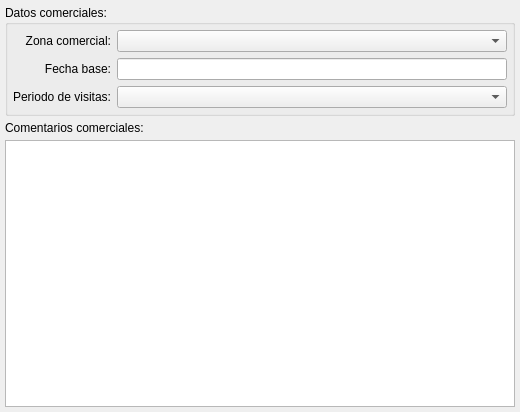
<ui version="4.0" >
 <author></author>
 <comment></comment>
 <exportmacro></exportmacro>
 <class>ComercialClienteBase</class>
 <widget class="QWidget" name="ComercialClienteBase" >
  <property name="geometry" >
   <rect>
    <x>0</x>
    <y>0</y>
    <width>520</width>
    <height>412</height>
   </rect>
  </property>
  <property name="windowTitle" >
   <string>Form</string>
  </property>
  <layout class="QVBoxLayout" >
   <property name="margin" >
    <number>5</number>
   </property>
   <property name="spacing" >
    <number>5</number>
   </property>
   <item>
    <widget class="QGroupBox" name="groupBox" >
     <property name="title" >
      <string>Datos comerciales:</string>
     </property>
     <layout class="QHBoxLayout" >
      <property name="margin" >
       <number>5</number>
      </property>
      <property name="spacing" >
       <number>5</number>
      </property>
      <item>
       <layout class="QGridLayout" >
        <property name="margin" >
         <number>0</number>
        </property>
        <property name="spacing" >
         <number>6</number>
        </property>
        <item row="2" column="1" >
         <widget class="BusquedaPeriodo" name="mui_periodocomercialcliente" />
        </item>
        <item row="1" column="1" >
         <widget class="BusquedaFecha" name="mui_fechabasecomercialcliente" />
        </item>
        <item row="2" column="0" >
         <widget class="QLabel" name="label_K4_4" >
          <property name="text" >
           <string>Periodo de visitas:</string>
          </property>
          <property name="alignment" >
           <set>Qt::AlignRight|Qt::AlignTrailing|Qt::AlignVCenter</set>
          </property>
         </widget>
        </item>
        <item row="1" column="0" >
         <widget class="QLabel" name="label_K4_3" >
          <property name="text" >
           <string>Fecha base:</string>
          </property>
          <property name="alignment" >
           <set>Qt::AlignRight|Qt::AlignTrailing|Qt::AlignVCenter</set>
          </property>
         </widget>
        </item>
        <item row="0" column="1" >
         <widget class="BusquedaZonaComercial" name="mui_zonacomercial" />
        </item>
        <item row="0" column="0" >
         <widget class="QLabel" name="label_K4_2" >
          <property name="text" >
           <string>Zona comercial:</string>
          </property>
          <property name="alignment" >
           <set>Qt::AlignRight|Qt::AlignTrailing|Qt::AlignVCenter</set>
          </property>
         </widget>
        </item>
       </layout>
      </item>
     </layout>
    </widget>
   </item>
   <item>
    <layout class="QVBoxLayout" >
     <property name="margin" >
      <number>0</number>
     </property>
     <property name="spacing" >
      <number>5</number>
     </property>
     <item>
      <widget class="QLabel" name="label_K4" >
       <property name="text" >
        <string>Comentarios comerciales:</string>
       </property>
      </widget>
     </item>
     <item>
      <widget class="QTextEdit" name="mui_comentcomercialcliente" />
     </item>
    </layout>
   </item>
  </layout>
 </widget>
 <pixmapfunction></pixmapfunction>
 <customwidgets>
  <customwidget>
   <class>BusquedaPeriodo</class>
   <extends>QComboBox</extends>
   <header>busquedaperiodo.h</header>
   <container>0</container>
   <pixmap></pixmap>
  </customwidget>
  <customwidget>
   <class>BusquedaZonaComercial</class>
   <extends>QComboBox</extends>
   <header>busquedazonacomercial.h</header>
   <container>0</container>
   <pixmap></pixmap>
  </customwidget>
  <customwidget>
   <class>BusquedaFecha</class>
   <extends>QLineEdit</extends>
   <header>../../../bulmalib/src/busquedafecha.h</header>
   <container>0</container>
   <pixmap></pixmap>
  </customwidget>
 </customwidgets>
 <resources/>
 <connections/>
</ui>
